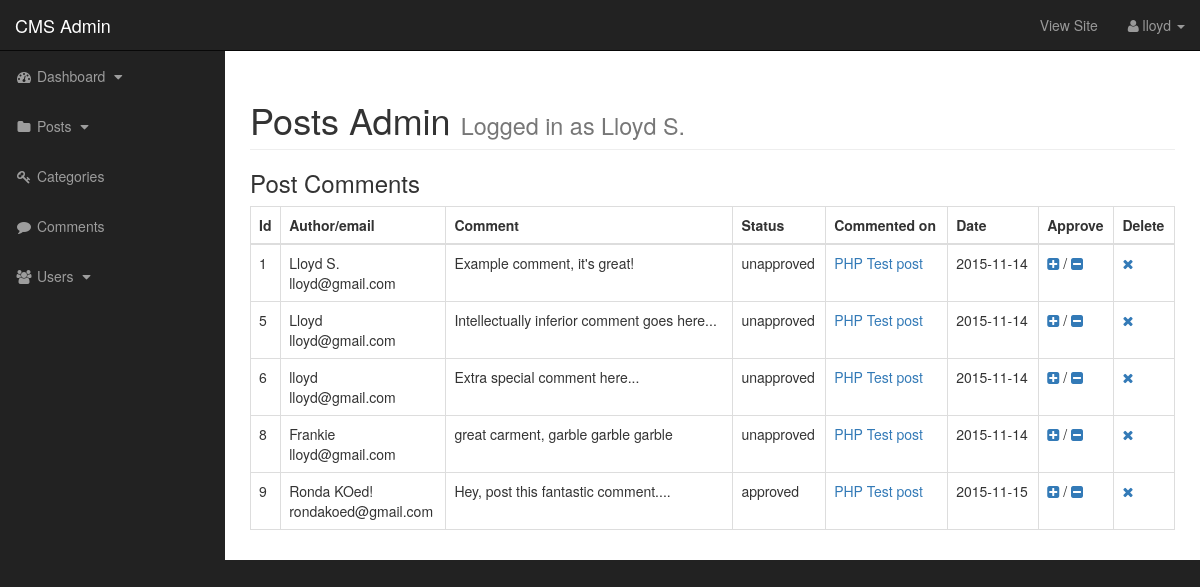
Screenshot of /admin/comments.php?source=post_comments&id=1 (signed in) with the database file from the repository.
### tables this page shows
CREATE TABLE IF NOT EXISTS `posts` (
`post_id` int(5) NOT NULL,
  `post_category_id` int(3) NOT NULL,
  `post_title` varchar(255) NOT NULL,
  `post_author` varchar(100) NOT NULL,
  `post_date` date NOT NULL,
  `post_image` varchar(255) NOT NULL,
  `post_content` text NOT NULL,
  `post_tags` varchar(255) NOT NULL,
  `post_comment_count` int(5) NOT NULL,
  `post_status` varchar(255) NOT NULL
);

CREATE TABLE IF NOT EXISTS `comments` (
`comment_id` int(3) NOT NULL,
  `comment_post_id` int(3) NOT NULL,
  `comment_author` varchar(255) NOT NULL,
  `comment_email` varchar(255) NOT NULL,
  `comment_content` text NOT NULL,
  `comment_status` varchar(255) NOT NULL,
  `comment_date` date NOT NULL
);

### admin/includes/post_comments.php (the view, shortened to what this page needs)
<?php
            if(isset($_GET['id'])){
                $post_id = mysqli_real_escape_string($connection, $_GET['id']);
            }else{
                header('Location: comments.php');
            }
                            ?>
                            <h3>Post Comments</h3>
                            <table class="table table-bordered table-hover">
                             <thead>
                                 <tr>
                                     <th>Id</th>
                                     <th>Author/email</th>
                                     <th>Comment</th>
                                     <th>Status</th>
                                     <th>Commented on</th>
                                     <th>Date</th>
                                     <th>Approve</th>
                                     <th>Delete</th>
                                 </tr>
                             </thead>
                             <tbody>
<?php
        $query = "SELECT * FROM comments WHERE comment_post_id = $post_id";
        $comment_list_query = mysqli_query($connection, $query);
        while($row = mysqli_fetch_assoc($comment_list_query)){
         $comment_id = $row['comment_id'];
         $comment_post_id = $row['comment_post_id'];
         $comment_author = $row['comment_author'];
         $comment_email = $row['comment_email'];
         $comment_content = $row['comment_content'];
         $comment_status = $row['comment_status'];
         $comment_date = $row['comment_date'];
         echo "<tr>";
         echo "<td>$comment_id</td>";
         echo "<td>" . $comment_author . "<br>" . $comment_email . "</td>";
         echo "<td>$comment_content</td>";
         echo "<td>$comment_status</td>";
        $query = "SELECT * FROM posts WHERE post_id=$comment_post_id";
        $select_post_id_query = mysqli_query($connection, $query);
        while($row=mysqli_fetch_assoc($select_post_id_query)){
         $post_id = $row['post_id'];
         $post_title = $row['post_title'];
              }
         echo "<td><a href='../post.php?p_id=$post_id'>$post_title</a></td>";
         echo "<td>$comment_date</td>";
         echo "<td><a href='comments.php?source=post_comments&id=$post_id&approve_comment=$comment_id'><i class=\"fa fa-plus-square\" title=\"approve\"></i></a> / <a href='comments.php?source=post_comments&id=$post_id&unapprove_comment=$comment_id'><i class=\"fa fa-minus-square\"></i></a></td>";
            echo "<td><a href='comments.php?source=post_comments&id=$post_id&delete=$comment_id'><i class=\"fa fa-times\"></i></a></td>";
           echo "</tr>";
 } ?>
                             </tbody>
                         </table>

### admin/comments.php (shortened to what this page needs)
<?php include "includes/admin_header.php"; ?>
    <div id="wrapper">
        <?php
        $query = "SELECT * FROM posts LIMIT 1";
        $author_query = mysqli_query($connection, $query);
        while($row=mysqli_fetch_assoc($author_query)){
            $post_author = $row['post_author'];
        }
        ?>
            <?php include "includes/admin_nav.php"; ?>
                <div id="page-wrapper">
                    <div class="container-fluid">
                        <div class="row">
                            <div class="col-lg-12">
                                <h1 class="page-header">
                            Posts Admin
                            <small>Logged in as <?php echo $post_author; ?></small>
                        </h1>
                          <?php
                            if(isset($_GET['source'])){
                                $source = $_GET['source'];
                            }else{
                                $source = "";
                            }
                             switch($source){
                             case 'post_comments';
                             include('includes/post_comments.php');
                             break;
                             }
                            ?>
                            </div>
                        </div>
                    </div>
                </div>
    </div>
    <?php include "includes/admin_footer.php"; ?>

### admin/css/sb-admin.css (style rules this page uses)
body { margin-top: 100px; background-color: #222; }
@media (min-width:768px) { body { margin-top: 50px; } }
#wrapper { padding-left: 0; }
#page-wrapper { width: 100%; padding: 0; background-color: #fff; }
@media (min-width:768px) { #wrapper { padding-left: 225px; } }
@media (min-width:768px) { #page-wrapper { padding: 10px; } }

### rows the page displays
posts: post_author "Lloyd S."
comments: comment_id "1", comment_author "Lloyd S.", comment_email "lloyd@gmail.com", comment_content "Example comment, it's great!", comment_status "unapproved", posts.post_title "PHP Test post", comment_date "2015-11-14"
comments: comment_id "5", comment_author "Lloyd", comment_email "lloyd@gmail.com", comment_content "Intellectually inferior comment goes here...", comment_status "unapproved", posts.post_title "PHP Test post", comment_date "2015-11-14"
comments: comment_id "6", comment_author "lloyd", comment_email "lloyd@gmail.com", comment_content "Extra special comment here...", comment_status "unapproved", posts.post_title "PHP Test post", comment_date "2015-11-14"
comments: comment_id "8", comment_author "Frankie", comment_email "lloyd@gmail.com", comment_content "great carment, garble garble garble", comment_status "unapproved", posts.post_title "PHP Test post", comment_date "2015-11-14"
comments: comment_id "9", comment_author "Ronda KOed!", comment_email "rondakoed@gmail.com", comment_content "Hey, post this fantastic comment....", comment_status "approved", posts.post_title "PHP Test post", comment_date "2015-11-15"

### other values shown
$username "lloyd"
